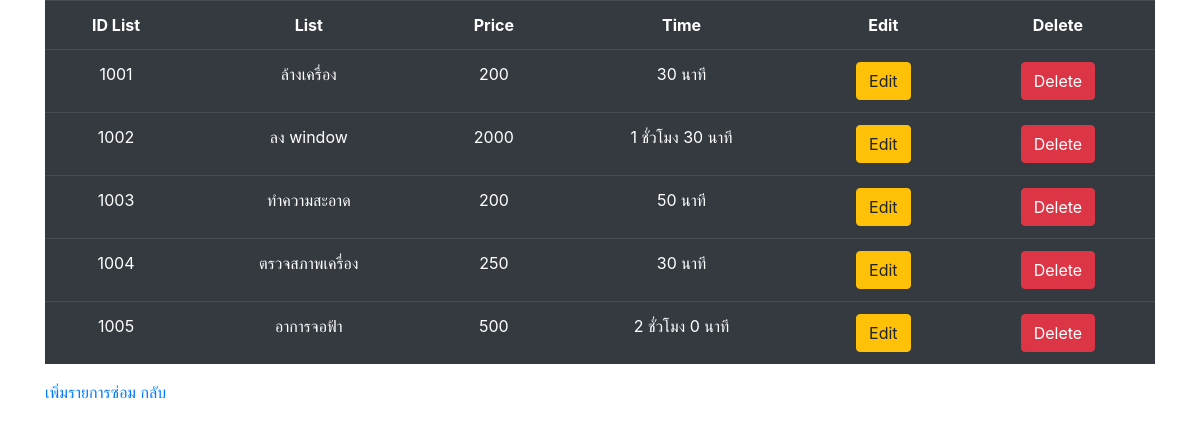
Page /Admin/setting_admin/view_repair_list/view_repair_list.php (signed in) on the earlier database version.
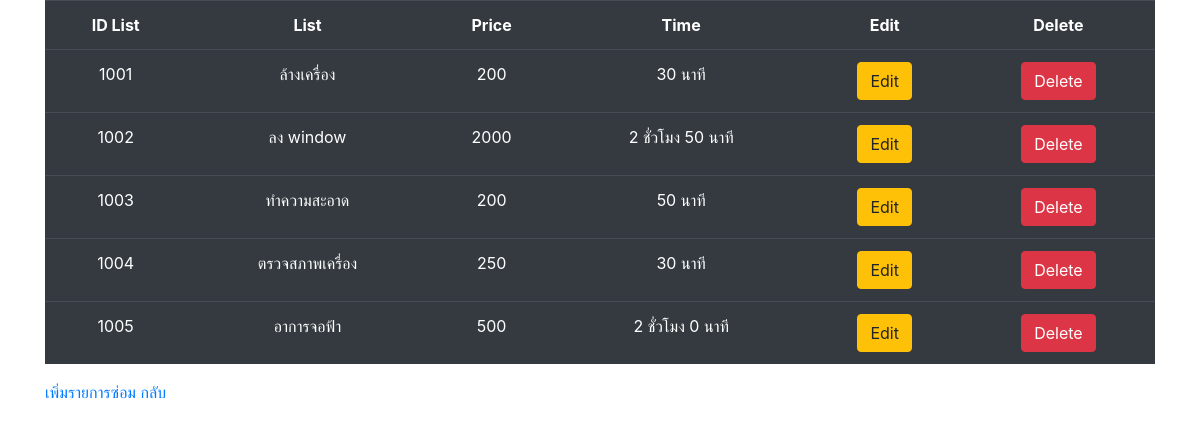
Same page on the later database version.
### tables this page shows
CREATE TABLE `price_rate` (
  `Price` int(11) NOT NULL,
  `List` text NOT NULL,
  `id_list` int(3) NOT NULL,
  `time` int(11) NOT NULL
);

### Admin/setting_admin/view_repair_list/view_repair_list.php (the view, shortened to what this page needs)
<?php
require './../../../DB_ce-app/User.php';
$p = "SELECT * FROM price_rate";
$result = mysqli_query($connect,$p);
?>
<!DOCTYPE html>
<html lang="en">
<head>
    <link rel="stylesheet" href="https://stackpath.bootstrapcdn.com/bootstrap/4.3.1/css/bootstrap.min.css"
>
</head>
<body>
    <div class="container">
    <table class="table table-dark" id="user_data">
            <tr style="text-align:center">
                <th>ID List</th>
                <th>List</th>
                <th>Price</th>
                <th>Time</th>
                <th>Edit</th>
                <th>Delete</th>
            </tr>
            <?php
                while($row = mysqli_fetch_array($result,MYSQLI_ASSOC)){
            ?>
            <tr style="text-align:center" class="pa">
                <td><?php echo $row['id_list']?></td>
                <td><?php echo $row['List']?></td>
                <td><?php echo $row['Price']?></td>
                <td><?php $num = $row['time'];
                            $hour = $num/60;
                            if($hour < 1){
                                $hour = 0;
                                echo" ";
                            }else{
                                echo(int)$hour." ชั่วโมง ";
                            }
                            $minute = $num%60;
                            echo $minute." นาที ";
                        ?>
                </td>
                <td><a href="../Edit/form_edit_list.php?edit_list=<?php echo $row['id_list']?>" class="btn btn-warning">Edit</a> </td>
                <td><a href="../delete/delete_repair_list.php?delete_list=<?php echo $row['id_list']?>" class="btn btn-danger"onclick="return confirm('คุณต้องการลบข้อมูลที่เลือก?')">Delete</a> </td>
            </tr>
            <?php }?>
        </table>
        <a href="../add_order/form_add_order.php">เพิ่มรายการซ่อม</a>
        <a href="../../admin_page.php">กลับ</a>
    </div>
</body>
</html>

Differences in the rows shown:
changed price_rate "ลง window": time "1" → "2"; time "30" → "50"
